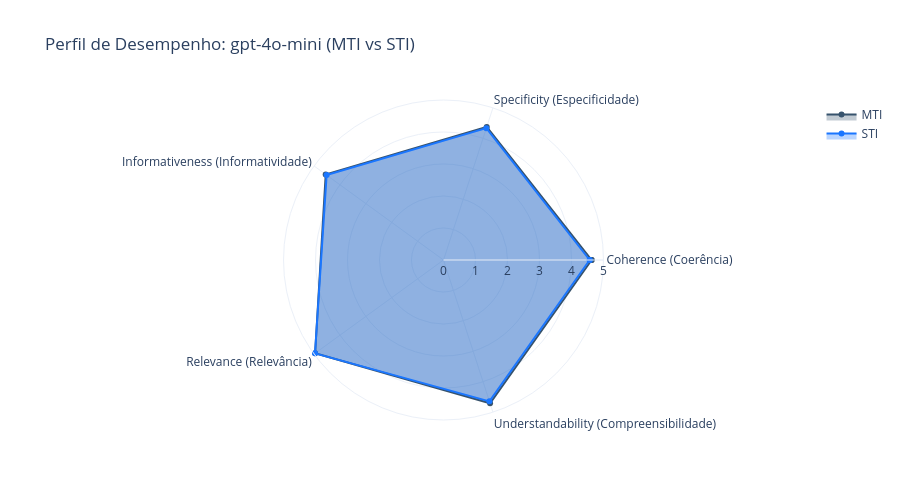
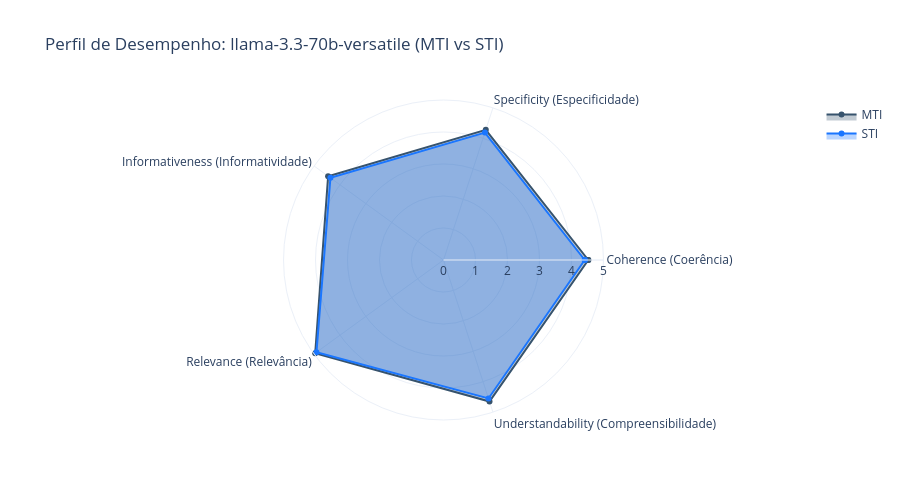

Notebook cell for these charts, in order:
### Markdown cell above
## 7. Radar Chart - Perfil de Desempenho por Modelo

### Code cell
# Radar charts para cada modelo comparando MTI e STI
models = df["model"].unique()

for model in models:
    df_model = df_metrics[df_metrics["model"] == model]
    
    fig = go.Figure()
    
    # MTI primeiro
    df_mti = df_model[df_model["approach"] == "MTI"]
    df_mti = df_mti.set_index("metric").loc[METRICS]
    
    fig.add_trace(go.Scatterpolar(
        r=df_mti["mean"].tolist() + [df_mti["mean"].tolist()[0]],  # Fechar o polígono
        theta=[METRIC_LABELS[m].replace('\n', ' ') for m in METRICS] + [METRIC_LABELS[METRICS[0]].replace('\n', ' ')],
        fill='toself',
        name='MTI',
        line_color='rgb(55, 83, 109)',
        fillcolor='rgba(55, 83, 109, 0.3)'
    ))
    
    # STI depois
    df_sti = df_model[df_model["approach"] == "STI"]
    df_sti = df_sti.set_index("metric").loc[METRICS]
    
    fig.add_trace(go.Scatterpolar(
        r=df_sti["mean"].tolist() + [df_sti["mean"].tolist()[0]],  # Fechar o polígono
        theta=[METRIC_LABELS[m].replace('\n', ' ') for m in METRICS] + [METRIC_LABELS[METRICS[0]].replace('\n', ' ')],
        fill='toself',
        name='STI',
        line_color='rgb(26, 118, 255)',
        fillcolor='rgba(26, 118, 255, 0.3)'
    ))
    
    fig.update_layout(
        polar=dict(
            radialaxis=dict(
                visible=True,
                range=[0, 5]
            )
        ),
        showlegend=True,
        title=f"Perfil de Desempenho: {model} (MTI vs STI)",
        height=500,
        template="plotly_white"
    )
    
    fig.show()

### Figure 1 — Plotly figure (JSON) as saved in the notebook; plotly's stock layout.template omitted (floating-point values rounded to 4 significant figures)
{"data": [{"fill": "toself", "fillcolor": "rgba(55, 83, 109, 0.3)", "line": {"color": "rgb(55, 83, 109)"}, "name": "MTI", "r": [4.629, 4.373, 4.55, 4.959, 4.709, 4.629], "theta": ["Coherence (Coerência)", "Specificity (Especificidade)", "Informativeness (Informatividade)", "Relevance (Relevância)", "Understandability (Compreensibilidade)", "Coherence (Coerência)"], "type": "scatterpolar"}, {"fill": "toself", "fillcolor": "rgba(26, 118, 255, 0.3)", "line": {"color": "rgb(26, 118, 255)"}, "name": "STI", "r": [4.568, 4.332, 4.514, 4.964, 4.644, 4.568], "theta": ["Coherence (Coerência)", "Specificity (Especificidade)", "Informativeness (Informatividade)", "Relevance (Relevância)", "Understandability (Compreensibilidade)", "Coherence (Coerência)"], "type": "scatterpolar"}], "layout": {"height": 500, "polar": {"radialaxis": {"range": [0, 5], "visible": true}}, "showlegend": true, "title": {"text": "Perfil de Desempenho: gpt-4o-mini (MTI vs STI)"}}}

### Figure 2 — Plotly figure (JSON) as saved in the notebook; plotly's stock layout.template omitted (floating-point values rounded to 4 significant figures)
{"data": [{"fill": "toself", "fillcolor": "rgba(55, 83, 109, 0.3)", "line": {"color": "rgb(55, 83, 109)"}, "name": "MTI", "r": [4.525, 4.277, 4.457, 4.956, 4.651, 4.525], "theta": ["Coherence (Coerência)", "Specificity (Especificidade)", "Informativeness (Informatividade)", "Relevance (Relevância)", "Understandability (Compreensibilidade)", "Coherence (Coerência)"], "type": "scatterpolar"}, {"fill": "toself", "fillcolor": "rgba(26, 118, 255, 0.3)", "line": {"color": "rgb(26, 118, 255)"}, "name": "STI", "r": [4.414, 4.188, 4.368, 4.907, 4.549, 4.414], "theta": ["Coherence (Coerência)", "Specificity (Especificidade)", "Informativeness (Informatividade)", "Relevance (Relevância)", "Understandability (Compreensibilidade)", "Coherence (Coerência)"], "type": "scatterpolar"}], "layout": {"height": 500, "polar": {"radialaxis": {"range": [0, 5], "visible": true}}, "showlegend": true, "title": {"text": "Perfil de Desempenho: llama-3.3-70b-versatile (MTI vs STI)"}}}
